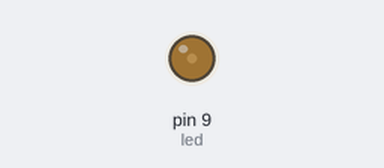
This sketch was run on a simulated Arduino Uno, built with avr-gcc and run on an emulated ATmega328P. Shown: output pins drawn as LEDs (lit = HIGH).

Above: at 0.05 s.
At 1.5 s:
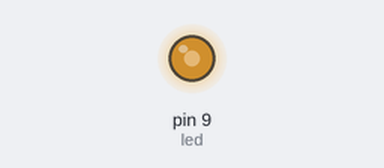
At 3.0 s:
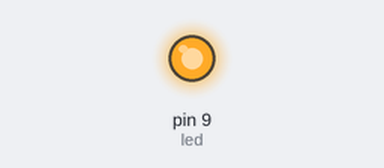
Timing chart, 0 to 6.9 s (numbered marks = the images above):
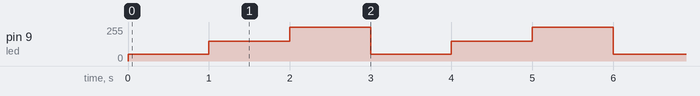

Measured:
- by itself, pin 9 (led): repeats every 3.0 s: 150/255 1.0 s, 255/255 1.0 s, 50/255 1.0 s

The sketch:

task8.ino
```cpp
int led = 9;

void setup() {
  pinMode(led, OUTPUT);
}

void loop() {
  analogWrite(led, 50);
  delay(1000);

  analogWrite(led, 150);
  delay(1000);

  analogWrite(led, 255);
  delay(1000);
}
```
